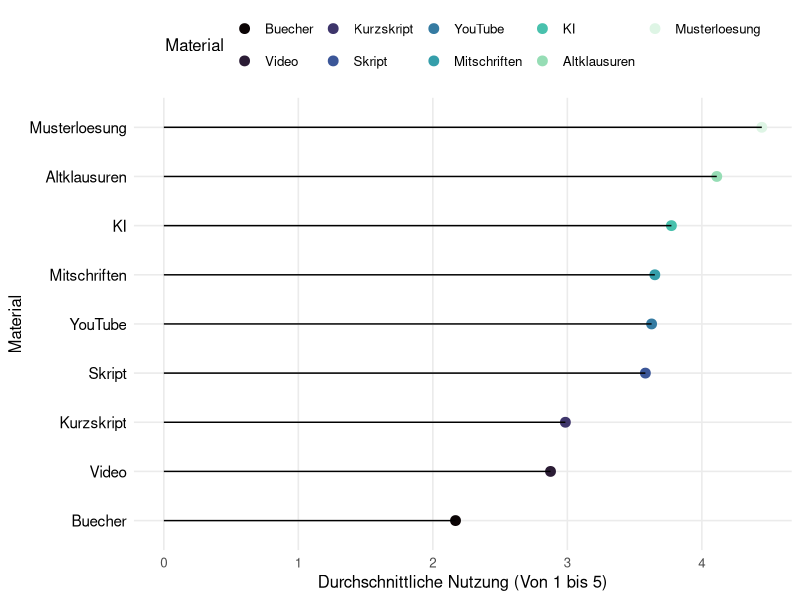
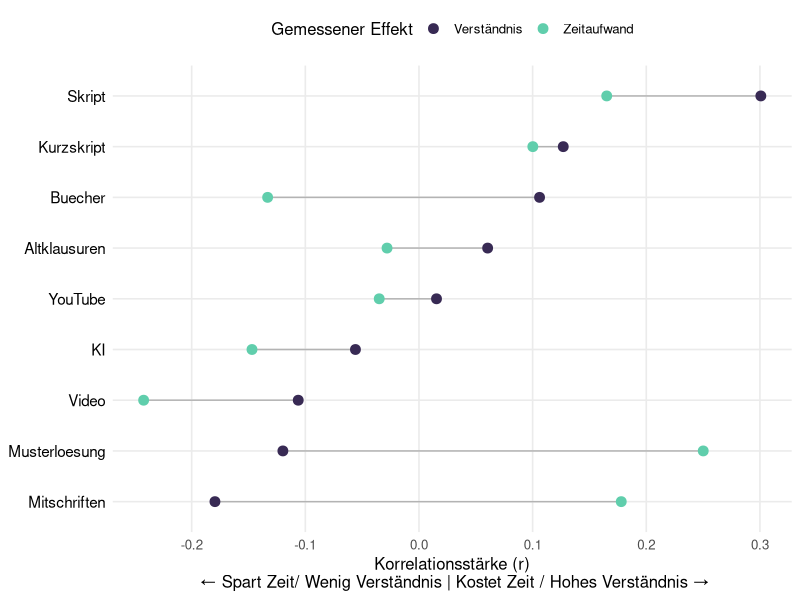
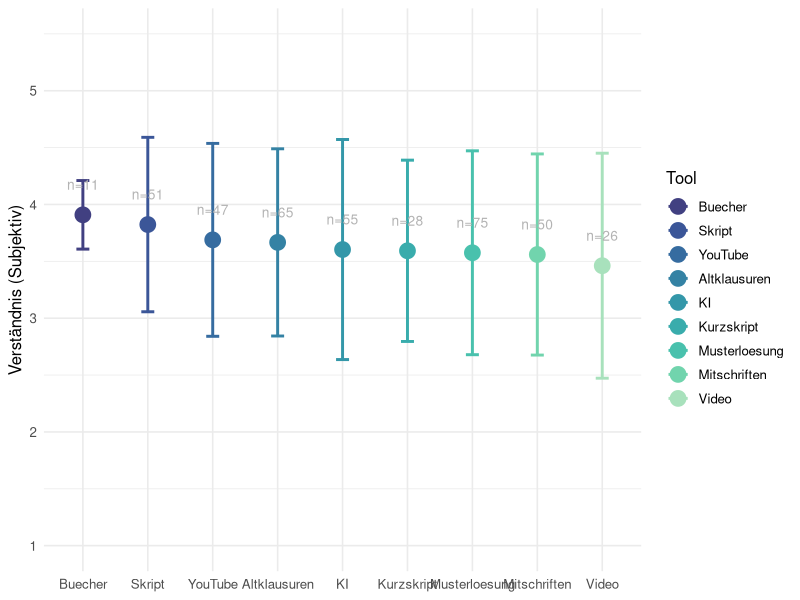
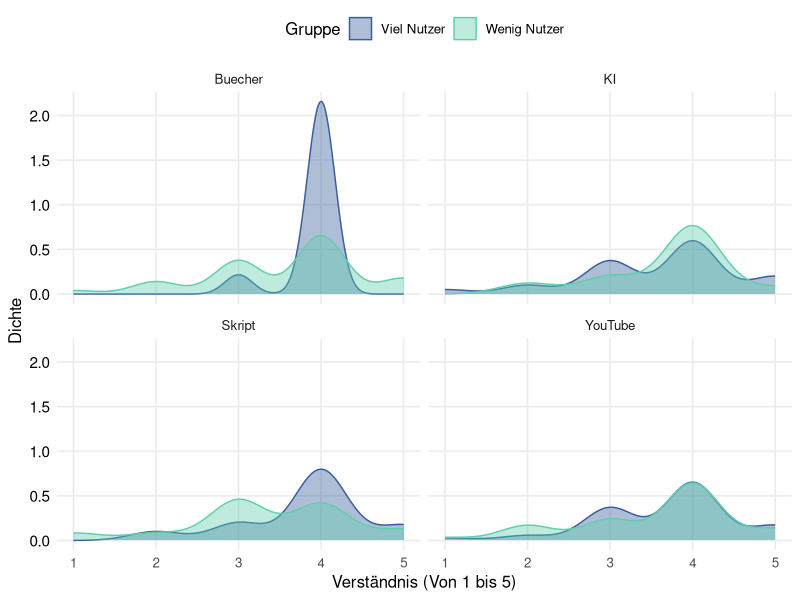

Here is the R script that generated these plots, in order: (Note: this script raises an error after producing the figures.)

#Library installieren 
library(tidyverse)

#Reinladen der Umfrage ins global Enviorment
survey.data <- read.csv("results-survey_cleaned.csv")

#Frage/Plot 1 - Ein abbild zeigen von dem was wir eigentlich grade Nutzen
#Die Idee hinter diesem Plot ist für die Analyse dann um den Roten Faden zu halten erstmal zu zeigen was 
#die Studenten eigentlich Nutzen, damit wir nachher Zeigen können das obwohl KI und Digitale Lernmittel
#häufig genutzt werden sie nicht mit einer erfahrung

#Wir extrahieren die passenden Informationen aus unserer Umfrage für unseren Plot
plot.1.data <- survey.data %>%
  #Wir wählen uns die wichtigen Daten aus der Befragung aus (Hier: Die Daten zur Nutzung)
  select(starts_with("Nutzung")) %>%
  #Wir fassen alles zusammen indem wir den Durschnitt für alle mittel ausrechnen und fehlende Werte entfernen
  summarise(across(everything(), mean, na.rm = TRUE)) %>%
  #Wir Formen unser Material um damit wir das ganze mit ggplot vernünftig erstellen 
  #können und bennen Material und den Score richtig um 
  pivot_longer(everything(), names_to = "Material", values_to = "Score") %>%
  #Wir entfernen von den Spalten die bleibsel der csv Datei und Sortieren
  #es so das zuerst die Materialspalte und dann die Scorespalte kommt
  mutate(
    Material = str_remove_all(Material, "Nutzung_|_Num"),
    Material = fct_reorder(Material, Score)
  )

#Wir erstellen unseren Plot für das erste Thema 
plot1 <- ggplot(plot.1.data, aes(x = Score, y = Material)) +
  #Wir erstellen einen kleinen Punkt an der Spitze der Nutzung
  geom_point(size = 3, aes(color = Material)) +
  #Wir zeichnen eine Linie die bis zu dem eben gezeichneten Punkt geht 
  geom_segment(aes(
    x = 0,
    xend = Score,
    y = Material,
    yend = Material
  )) +
  #Hinzufügen von Achsenbeschriftungen
  labs(x = "Durchschnittliche Nutzung (Von 1 bis 5)",
       y = "Material") +
  #Minimal Theme und Farbpallete für Optik vom Plots
  theme_minimal(base_size = 12) +
  theme(
    legend.position = "top", 
    panel.grid.minor = element_blank(),
    plot.title = element_text(face = "bold", size = 16), 
    axis.text.y = element_text(color = "black", size = 11)
  ) +
  scale_color_viridis_d(option = "mako") 

#Wir speichern unsere Grafik fürs Github Projekt
ggsave("Plot1.Nutzung.pdf",
       plot = plot1,
       device = "pdf",
       width = 7,
       height = 4.5)

#Frage/Plot 2 - Zeigen das viele Studenten sich Zeitersparnis beim Studium wünschen

#Um für diese Frage einen guten Plot zu erstellen müssen wir uns erstmal
#anschauen wie Zeitaufwand und Material Korrelieren

cor.time <- survey.data %>%
  summarise(across( 
    starts_with("Nutzung"), #Für alle Spalten die mit "Nutzung" anfangen in der csv
    ~ cor(.x, Effekt_Zeitaufwand_Num, use = "complete.obs") #Berechnen wir die Korrelation mit dem Zeitaufwand
  )) %>%
  #Wir beschriften unsere Zeilen wieder um und formen sie in lange Reihen um
  pivot_longer(everything(), names_to = "Material", values_to = "Zeit.Effekt")

#jetzt bauen wir diese Korrelationswerte auch für den zusammenhang mit dem Verständnis zusammen

cor.understanding <- survey.data %>%
  summarise(across( 
    starts_with("Nutzung"), #Wir nehmen uns wieder alle Nutzungsspalten
    ~ cor(.x, Qualitaet_Verstehen_Num, use = "complete.obs") #Berechnen nur diesesmal die Korrelation mit dem Verständnis
  )) %>%
  
  #Wir beschriften unsere Zeilen wieder um und formen sie in lange Reihen um
  pivot_longer(everything(), names_to = "Material", values_to = "Verstaendnis.Effekt")


#jetzt haben wir die Korrelationsdaten von Zeit und Verständnis wir wollen jetzt diese
#Kombinieren in einen Datensatz den wir dann in ggplot übergeben können

plot.2.data <- left_join(cor.time, cor.understanding, by = "Material") %>%
  mutate(
    Material = str_remove_all(Material, "Nutzung_|_Num"), #Wir entfernen wieder die Umfrage überbleibsel
    Material = fct_reorder(Material, Verstaendnis.Effekt) #Und ordnen die Spalten dann neu an 
  )

#Jetzt können wir unseren finalen ggplot Erstellen das hier wird ein Dumbell Plot 
plot2 <- ggplot(plot.2.data) +
  
  #Dieser Teil baut die Linie in der mitte die die Beiden Korrelationswerte miteinander verbindet 
  geom_segment(aes(
    y = Material, yend = Material,
    x = Zeit.Effekt, xend = Verstaendnis.Effekt
  ), color = "grey70") +
  
  #Hier erstellen wir den Punkt für die Zeit auf dem Graphen
  geom_point(aes(x = Zeit.Effekt, y = Material, color = "Zeitaufwand"), size = 3) +
  
  #Das Hier ist der Punkt für das Verständnis
  geom_point(aes(x = Verstaendnis.Effekt, y = Material, color = "Verständnis"), size = 3) +
  
  #Hier nehmen wir unsere Standard Farbpalette 
  scale_color_viridis_d(option = "mako", begin = 0.2, end = 0.8) +
  #Wir erstellen Überschrift und Achsenbeschriftungen für die Verständnis
  labs(
       x = "Korrelationsstärke (r)\n ← Spart Zeit/ Wenig Verständnis | Kostet Zeit / Hohes Verständnis →",
       y = NULL,
       color = "Gemessener Effekt"
  ) +
  #Wir editieren unser Theme minimal etwas damit es unseren Anforderungen entspricht
  theme_minimal(base_size = 12) +
  theme(
    legend.position = "top", #Sorgt dafür das die Legende oben ist 
    panel.grid.minor = element_blank(),
    plot.title = element_text(face = "bold", size = 16), #Überschrift Makieren und Richtige Größe einstellen 
    axis.text.y = element_text(color = "black", size = 11) #Achsenbeschriftung einfärben und Größe Richtig bestimmen
  )

#Wir speichern wieder unseren Plot 
ggsave("Plot2.cor.time.verst.pdf",
       plot = plot2,
       device = "pdf",
       width = 7,
       height = 4.5)

#Frage/Plot 3 - Welche Materialien Korrelieren Tatsächlich mit dem Gefühl des Veständnis

plot.3.data <- survey.data %>%
  
  #Wir brauchen das verständnis und alle Nutzungs-Spalten
  select(Qualitaet_Verstehen_Num, starts_with("Nutzung")) %>%
  
  #Wir drehen wieder für ggplot die Daten damit alles untereinander steht 
  pivot_longer(
    cols = starts_with("Nutzung"),
    names_to = "Tool",
    values_to = "Haeufigkeit"
  ) %>%
  
  #Wir räumen wieder die Namen auf 
  mutate(Tool = str_remove_all(Tool, "Nutzung_|_Num")) %>%
  
  #Wir filtern alle die das Tool regelmäßig Nutzen
  filter(Haeufigkeit >= 4) %>%
  
  #Wir rechnen absofort pro Tool
  group_by(Tool) %>%
  
  #Jetzt berechnen wir die Werte die wir für den Plot eigentlich brauchen
  summarise(
    Note = mean(Qualitaet_Verstehen_Num, na.rm = TRUE), #Berechnung des Durchschnitts
    Streuung = sd(Qualitaet_Verstehen_Num, na.rm = TRUE), #Fehlerbalken
    Anzahl.User = n() #Wir zeigen an wie viele Nutzer es gab so kann man die aussagekräftigkeit besser einschätzen
  ) %>%
  
  #Sortieren die Notes so das die beste vorne steht 
  mutate(Tool = fct_reorder(Tool, Note, .desc = TRUE))


#Jetzt erstellen wir unseren Mean/Error Plot 
plot3 <- ggplot(plot.3.data, aes(x = Tool, y = Note, color = Tool)) +
  
  #Zuerst erstellen wir den Fehlerbalken
  geom_errorbar(aes(ymin = Note - Streuung, ymax = Note + Streuung),
                width = 0.2, size = 1) +
  #Der Punkt welcher unseren durchschnittswert darstellt 
  geom_point(size = 5) +
  
  #Text Label damit man sieht wie viele Leute zu einer Häufigen Lerngruppe gehören
  geom_text(aes(label = paste0("n=", Anzahl.User)),
            vjust = -2.5, size = 3.5, color = "grey70") +
  
  #Auswählen der Farbpalette
  scale_colour_viridis_d(option = "mako", begin = 0.3, end = 0.9) +
  
  #Jezt fixieren wir die Achsen 
  scale_y_continuous(limits = c(1, 5.5), breaks = 1:5) +
  
  #Beschriftung(WIP)
  labs(
    y = "Verständnis (Subjektiv)",
    x = NULL 
  ) +
  theme_minimal(base_size = 12)

#Wir speichern wieder unseren Plot
ggsave("Plot3.Errorplot.pdf",
       plot = plot3,
       device = "pdf",
       width = 7,
       height = 4.5)


#Frage/Plot 4 - Macht es einen unterschied für die Note, ob ich ein Tool viel oder wenig nutze?

#Wir erstellen hierfür einen Density Plot, ursprünglich wollte ich nen einfachen 
#Boxplot verwenden aber das war mir ein wenig zu langweilig

#Wir starten wie immer mit unserer datenumformung
plot.4.data <- survey.data %>%
  
  #Wir wählen die Zeilen aus die wir brauchen das Verständnis und Nutzung 
  #von KI und Youtube im Vergleich mit Skript und Büchern
  select(Qualitaet_Verstehen_Num,
         Nutzung_Skript_Num,
         Nutzung_KI_Num,
         Nutzung_YouTube_Num,
         Nutzung_Buecher_Num) %>%
  
  #Wir drehen die Daten wieder für den ggplot
  pivot_longer(cols = starts_with("Nutzung"),
               names_to = "Tool",
               values_to = "Haeufigkeit") %>%
  
  #Wir machen unseren Datensatz wieder für den Plot "sauber"
  mutate(Tool = str_remove_all(Tool, "Nutzung_|_Num")) %>%
  
  #Wir filtern alle störenden NAs raus 
  filter(!is.na(Haeufigkeit), !is.na(Qualitaet_Verstehen_Num)) %>%
  
  #Jetzt unterscheiden wir die Studenten in 2 Gruppen
  mutate(Gruppe = if_else(Haeufigkeit >= 4,
                          "Viel Nutzer",
                          "Wenig Nutzer")) %>%
  
  #Wir filtern Tool nur nach den Tools die wir tatsächlich haben wollen in unserem Density Plot
  filter(Tool %in% c("Skript", "KI", "YouTube", "Buecher"))

#Jetzt erstellen wir unseren density Plot 
plot4 <- ggplot(plot.4.data, aes(x = Qualitaet_Verstehen_Num, fill = Gruppe, color = Gruppe)) +
  
  #Wir erstellen unseren density Plot mit alpha = 0.4 damit die Hügel transparent sind 
  geom_density(alpha = 0.4) +
  
  #Dieser Befehl sorgt dafür das wir sozusagen Mini Plots für jedes der Materialien erstellen 
  facet_wrap(~Tool) +
  
  #Hier nehmen wir unsere Standard Farbpalette 
  scale_fill_viridis_d(option = "mako", begin = 0.4, end = 0.8) +
  scale_color_viridis_d(option = "mako", begin = 0.4, end = 0.8) +
  
  #Wir erstellen Überschrift und Achsenbeschriftungen für die Verständnis
  labs(
       x = "Verständnis (Von 1 bis 5)",
       y = "Dichte",
       fill = "Gruppe"
  ) +
  
  #Wir editieren unser Theme minimal etwas damit es unseren Anforderungen entspricht
  theme_minimal(base_size = 12) +
  theme(
    legend.position = "top", #Sorgt dafür das die Legende oben ist 
    panel.grid.minor = element_blank(),
    plot.title = element_text(face = "bold", size = 16), #Überschrift Makieren und Richtige Größe einstellen 
    axis.text.y = element_text(color = "black", size = 11) #Achsenbeschriftung einfärben und Größe Richtig bestimmen
  )


#Wir speichern wieder unsere Grafik 
ggsave("Plot4.Verständnisdichte.pdf",
       plot = plot4,
       device = "pdf",
       width = 7,
       height = 4.5)

#Frage4.5/Plot4.5 - Mit welchen Effekten Korrelieren die Arbeitsmaterialien
#Es fehlt zwischen PLot 4 und 5 für die Argumentation unserer These der Übergang deswegen
#gucken wir uns jetzt an wie die Materialien mit den Effekten zusammenhängen die für die Zufriedenheit sorgen können


plot.4.5.data <- survey.data %>%
  #Wir wählen wieder alle Spalten aus die wir brauchen 
  select(starts_with("Nutzung_"),
         Effekt_Sicherheit_Num,
         Effekt_Stress_Num,
         Effekt_Zeitaufwand_Rev,
         Qualitaet_Verstehen_Num) %>%
  #Wir berechnen von diesen Aspekten die Korrelationen und filtern wieder die NAs
  cor(use = "pairwise.complete.obs") %>%
  
  #Wir wenden wieder unseren Umformatierungstrick an
  as.table() %>%
  as.data.frame() %>%
  filter(
    str_detect(Var1, "Nutzung"),
    !str_detect(Var2, "Nutzung")
  ) %>%
  mutate(
    Tool = str_remove_all(Var1, "Nutzung_|_Num"),
    Effekt = str_remove_all(Var2, "Effekt_|Qualitaet_|_Num|_Rev")
  )

plot4.5 <- ggplot(plot.4.5.data, aes(x = Freq, y = reorder(Effekt, Freq), fill = Effekt)) +
  geom_col() +
  facet_wrap(~Tool, ncol = 3) +
   
   
   geom_text(aes(label = sprintf("%.2f", Freq),
                 hjust = ifelse(Freq > 0, -0.3, 1.3)),
             size = 3.5,
             color = "black") +
  scale_fill_viridis_d(option = "mako", begin = 0.3, end = 0.8) +
  geom_vline(xintercept = 0, linetype = "dashed", color = "grey70") +
  labs(
    x = "Korrelation (r) (Höher ist hier immer besser)",
    y = NULL
  ) +
  theme_minimal(base_size = 12)

#Wir speichern wieder unser Bild
ggsave("Plot4.5.Korrelation.pdf",
       plot = plot4.5,
       device = "pdf",
       width = 10,
       height = 4.5)

#Plot/Frage 5 - Wie Korrelieren Qualitäts und Effekteigenschaften mit der Zufriedenheit
plot.5.data <- survey.data %>%
  
  #Wir suchen alle Eigenschaften raus die mit der Zufriedenheit interessant korrelieren könnten
  select(starts_with("Qualitaet_"), starts_with("Effekt_"), Zufriedenheit_Score) %>%
  
  select(-Effekt_Zeitaufwand_Num, -Qualitaet_Arbeitsbelastung_Num) %>%

  #Wir berechnen die Korrelation zwischen allen werten und filtern wieder NAs
  cor(use = "pairwise.complete.obs") %>%
  
  #Formen die Matrix zuerst in eine Tabelle und dann in einen Data Frame um 
  as.table() %>%
  as.data.frame() %>%
  
  #Wir filtern alle Korrelationen heraus so dass nurnoch die wichtigen Dinge übrig sind 
  filter(Var1 != "Zufriedenheit_Score", Var2 == "Zufriedenheit_Score") %>%
  
  mutate(
    Faktor = str_remove_all(Var1, "Qualitaet_|Effekt_|_Num|_Rev"),
  ) %>%
  
  mutate(Faktor = fct_reorder(Faktor, Freq)) 

plot5 <- ggplot(plot.5.data, aes(x = Freq, y = Faktor, fill = Freq > 0)) +
  geom_col(width = 0.5) +
  geom_vline(xintercept = 0, linetype = "solid", color = "grey70") +
  geom_text(aes(label = sprintf("%.2f", Freq),
                hjust = ifelse(Freq > 0, -0.3, 1.3)),
            size = 3.5,
            color = "black") +
  
  scale_fill_viridis_d(option = "mako", begin = 0.3, end = 0.8) +
  labs(
    x = "Korrelation mit Zufriedenheit",
    y = NULL,
    fill = NULL) +
  
  theme_minimal(base_size = 12) +
  theme(
    legend.position = "top",
    panel.grid.minor = element_blank()
  )

#Wir Speichern wieder unsere Ergebnisse
ggsave("Plot5.Effekt.cor.pdf",
       plot = plot5,
       device = "pdf",
       width = 7,
       height = 4.5)

#Plot 6 - Sonderanfertigung - Fokussierte Korrelationsheatmap für Annika

plot.6.data <- survey.data %>%
  
  select(Zufriedenheit_Score,
         matches("^(Nutzung|Qualiteat|Effekt).*_Num$")) %>%
  cor(use = "pairwise.complete.obs") %>%
  as.table() %>%
  as.data.frame() %>%
  
  mutate(
    Var1 = str_remove_all(Var1, "Nutzung_|Qualitaet_|Effekt_|_Num|_Score|_Rev"),
    Var2 = str_remove_all(Var2, "Nutzung_|Qualitaet_|Effekt_|_Num|_Score|_Rev"),
  )

current.order <- unique(plot.6.data$Var1)
desired.order <- c("zufriedenheit", setdiff(current.order, "Zufriedenheit"))

plot.6.data <- plot.6.data %>%
  
  mutate(
    Var1 = factor(Var1, levels = desired.order),
    Var2 = factor(Var2, levels = desired.order)
  )

plot6 <- ggplot(plot.6.data, aes(x = Var1, y = Var2)) +
  
  geom_tile(aes(fill = Freq)) +
  
  geom_text(color = "black", aes(label = round(Freq, 2), size = 2.5)) +
  
  
  scale_fill_viridis_c(option = "mako", begin = 0.3, end = 0.8, limits = c(-1, 1)) +
  
  labs(
    x = NULL,
    y = NULL,
    fill = "Korrelation"
  ) +
  theme_minimal(base_size = 12) +
  
  theme(
    axis.text.x = element_text(angle = 90, vjust = 0.5, hjust = 1, color = "black"),
    axis.text.y = element_text(color = "black"),
    panel.grid = element_blank(),
    legend.position = "right"
  ) +
  
  coord_fixed()

 
ggsave("Plot6.compressed.Heatmap.pdf",
       plot = plot6,
       device = "pdf",
       width = 10,
       height = 10)

  
  
  
